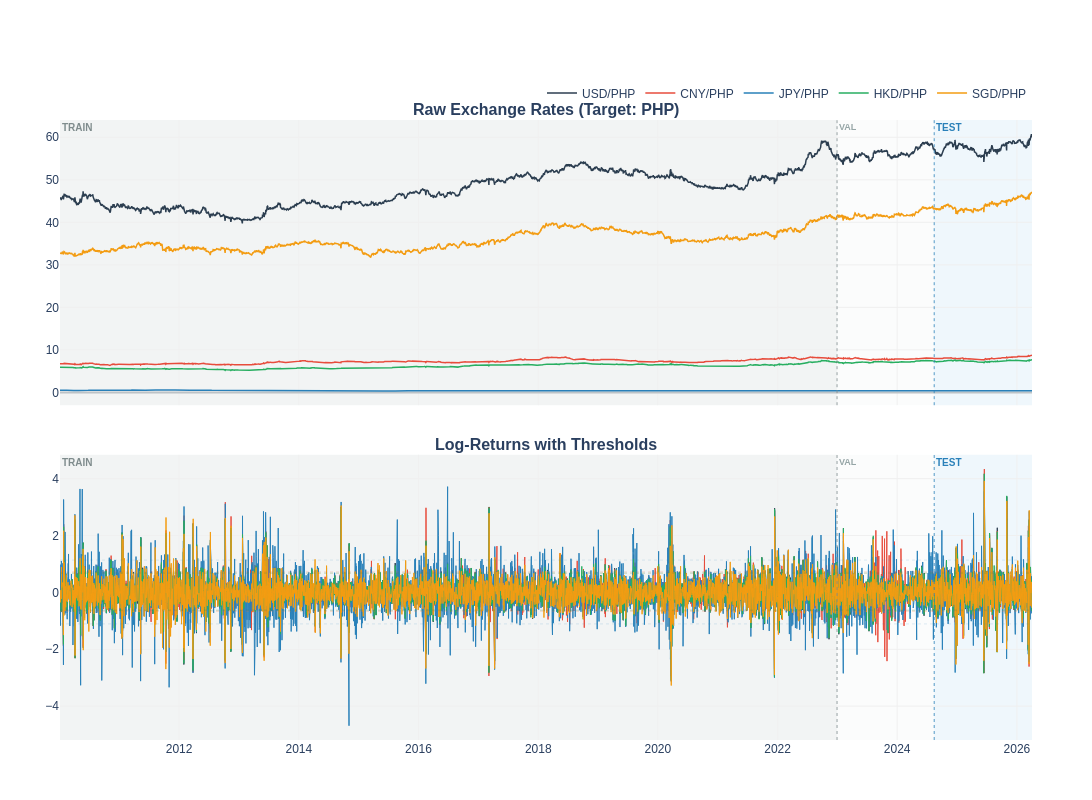

The notebook cell this image was saved under:
### Markdown cell above
### **I don't want to play with ts anymore**

### Code cell
df_plot = df_train.copy()
# 2. Extract pairs and return columns
price_cols = [c for c in df_plot.columns if not c.endswith("_RET")]
ret_cols = [c for c in df_plot.columns if c.endswith("_RET")]
labels = [f"{c[:3]}/{c[3:6]}" for c in ret_cols]
# 3. Setup Figure (2 rows, 1 column)
fig = make_subplots(
    rows=2,
    cols=1,
    shared_xaxes=True,
    vertical_spacing=0.08,
    subplot_titles=(
        f"<b>Raw Exchange Rates (Target: {active_target})</b>",
        "<b>Log-Returns with Thresholds</b>",
    ),
)
# Color palette for consistency across subplots
colors = ["#2c3e50", "#e74c3c", "#2980b9", "#27ae60", "#f39c12", "#8e44ad"]
# 4. Add Traces
for i, (p_col, r_col, label) in enumerate(zip(price_cols, ret_cols, labels)):
    color = colors[i % len(colors)]

    # Subplot 1: Raw Prices
    fig.add_trace(
        go.Scatter(
            x=df_plot.index,
            y=df_plot[p_col],
            name=label,
            line=dict(width=1.5, color=color),
            legendgroup=label,
            showlegend=True,
        ),
        row=1,
        col=1,
    )

    # Subplot 2: Log Returns
    fig.add_trace(
        go.Scatter(
            x=df_plot.index,
            y=df_plot[r_col],
            name=label,
            line=dict(width=1, color=color),
            legendgroup=label,
            showlegend=False,
        ),
        row=2,
        col=1,
    )

    # Optional: Add mean/quantile reference lines for the returns?
    # We will add them globally or per series if requested.
    # For now, let's calculate global 5/95% across the entire series to show tail risks
    q_low, q_high = df_plot[r_col].quantile([0.05, 0.95])

    # Add horizontal quantile markers (Subtle dashed lines)
    # We add these only to the second subplot
    fig.add_hline(
        y=q_low,
        line=dict(color=color, width=0.5, dash="dot"),
        opacity=0.3,
        row=2,
        col=1,
    )
    fig.add_hline(
        y=q_high,
        line=dict(color=color, width=0.5, dash="dot"),
        opacity=0.3,
        row=2,
        col=1,
    )
# 5. Add Subtle Background Shading for Splits
# Retrieve split dates from config if they exist
# For example: test_start = pd.to_datetime(config["splits"]["test_start"])
# Here we add a placeholder shading logic:
try:
    # 1. Retrieve Ratios from config['data']
    train_ratio = config["data"].get("train_ratio", 0.8)
    val_ratio = config["data"].get("val_ratio", 0.1)

    # 2. Calculate indices based on dataframe length
    N = len(df_plot)
    train_split_idx = int(N * train_ratio)
    test_split_idx = int(N * (train_ratio + val_ratio))

    # 3. Get exact timestamps from the index
    train_end = df_plot.index[train_split_idx]
    test_start = (
        df_plot.index[test_split_idx] if test_split_idx < N else df_plot.index[-1]
    )

    # --- Shading A: Training Zone ---
    fig.add_vrect(
        x0=df_plot.index[0],
        x1=train_end,
        fillcolor="#95a5a6",
        opacity=0.12,
        layer="below",
        line_width=0,
        annotation_text="<b>TRAIN</b>",
        annotation_position="top left",
        annotation_font=dict(size=10, color="#7f8c8d"),
        row="all",
        col=1,
    )

    # --- Shading B: Validation Zone (Slightly different tint) ---
    fig.add_vrect(
        x0=train_end,
        x1=test_start,
        fillcolor="#bdc3c7",
        opacity=0.06,
        layer="below",
        line_width=0,
        annotation_text="<b>VAL</b>",
        annotation_position="top left",
        annotation_font=dict(size=9, color="#95a5a6"),
        row="all",
        col=1,
    )
    # --- Shading C: Test Zone ---
    fig.add_vrect(
        x0=test_start,
        x1=df_plot.index[-1],
        fillcolor="#3498db",
        opacity=0.08,
        layer="below",
        line_width=0,
        annotation_text="<b>TEST</b>",
        annotation_position="top left",
        annotation_font=dict(size=10, color="#2980b9"),
        row="all",
        col=1,
    )

    # Vertical boundary markers
    fig.add_vline(
        x=train_end, line_width=1, line_dash="dot", line_color="#7f8c8d", opacity=0.8
    )
    fig.add_vline(
        x=test_start, line_width=1, line_dash="dot", line_color="#2980b9", opacity=0.8
    )
except Exception as e:
    print(
        f"Shading failed: Ensure df_plot index is datetime and config['data'] ratios exist. Error: {e}"
    )
# 6. Final Polish & Aesthetics
fig.update_layout(
    template="plotly_white",
    height=800,
    width=1200,
    hovermode="x unified",
    legend=dict(orientation="h", yanchor="bottom", y=1.02, xanchor="right", x=1),
    font=dict(family="Arial, sans-serif", size=12),
    margin=dict(l=60, r=60, t=120, b=60),
)
fig.update_xaxes(showgrid=True, gridcolor="#f0f0f0")
fig.update_yaxes(showgrid=True, gridcolor="#f0f0f0", zerolinecolor="#bdc3c7")
fig.show()

### Figure 1 — Plotly figure (JSON) as saved in the notebook; plotly's stock layout.template omitted (floating-point values rounded to 4 significant figures; data arrays with more than 128 entries replaced by an {"elided": "..."} marker saying what was removed)
{"data": [{"legendgroup": "USD/PHP", "line": {"color": "#2c3e50", "width": 1.5}, "name": "USD/PHP", "showlegend": true, "type": "scatter", "x": {"elided": "4230 str values"}, "xaxis": "x", "y": {"elided": "4230 float values"}, "yaxis": "y"}, {"legendgroup": "USD/PHP", "line": {"color": "#2c3e50", "width": 1}, "name": "USD/PHP", "showlegend": false, "type": "scatter", "x": {"elided": "4230 str values"}, "xaxis": "x2", "y": {"elided": "4230 float values"}, "yaxis": "y2"}, {"legendgroup": "CNY/PHP", "line": {"color": "#e74c3c", "width": 1.5}, "name": "CNY/PHP", "showlegend": true, "type": "scatter", "x": {"elided": "4230 str values"}, "xaxis": "x", "y": {"elided": "4230 float values"}, "yaxis": "y"}, {"legendgroup": "CNY/PHP", "line": {"color": "#e74c3c", "width": 1}, "name": "CNY/PHP", "showlegend": false, "type": "scatter", "x": {"elided": "4230 str values"}, "xaxis": "x2", "y": {"elided": "4230 float values"}, "yaxis": "y2"}, {"legendgroup": "JPY/PHP", "line": {"color": "#2980b9", "width": 1.5}, "name": "JPY/PHP", "showlegend": true, "type": "scatter", "x": {"elided": "4230 str values"}, "xaxis": "x", "y": {"elided": "4230 float values"}, "yaxis": "y"}, {"legendgroup": "JPY/PHP", "line": {"color": "#2980b9", "width": 1}, "name": "JPY/PHP", "showlegend": false, "type": "scatter", "x": {"elided": "4230 str values"}, "xaxis": "x2", "y": {"elided": "4230 float values"}, "yaxis": "y2"}, {"legendgroup": "HKD/PHP", "line": {"color": "#27ae60", "width": 1.5}, "name": "HKD/PHP", "showlegend": true, "type": "scatter", "x": {"elided": "4230 str values"}, "xaxis": "x", "y": {"elided": "4230 float values"}, "yaxis": "y"}, {"legendgroup": "HKD/PHP", "line": {"color": "#27ae60", "width": 1}, "name": "HKD/PHP", "showlegend": false, "type": "scatter", "x": {"elided": "4230 str values"}, "xaxis": "x2", "y": {"elided": "4230 float values"}, "yaxis": "y2"}, {"legendgroup": "SGD/PHP", "line": {"color": "#f39c12", "width": 1.5}, "name": "SGD/PHP", "showlegend": true, "type": "scatter", "x": {"elided": "4230 str values"}, "xaxis": "x", "y": {"elided": "4230 float values"}, "yaxis": "y"}, {"legendgroup": "SGD/PHP", "line": {"color": "#f39c12", "width": 1}, "name": "SGD/PHP", "showlegend": false, "type": "scatter", "x": {"elided": "4230 str values"}, "xaxis": "x2", "y": {"elided": "4230 float values"}, "yaxis": "y2"}], "layout": {"annotations": [{"font": {"size": 16}, "showarrow": false, "text": "<b>Raw Exchange Rates (Target: PHP)</b>", "x": 0.5, "xanchor": "center", "xref": "paper", "y": 1, "yanchor": "bottom", "yref": "paper"}, {"font": {"size": 16}, "showarrow": false, "text": "<b>Log-Returns with Thresholds</b>", "x": 0.5, "xanchor": "center", "xref": "paper", "y": 0.46, "yanchor": "bottom", "yref": "paper"}, {"font": {"color": "#7f8c8d", "size": 10}, "showarrow": false, "text": "<b>TRAIN</b>", "x": "2010-01-04T00:00:00", "xanchor": "left", "xref": "x", "y": 1, "yanchor": "top", "yref": "y domain"}, {"font": {"color": "#7f8c8d", "size": 10}, "showarrow": false, "text": "<b>TRAIN</b>", "x": "2010-01-04T00:00:00", "xanchor": "left", "xref": "x2", "y": 1, "yanchor": "top", "yref": "y2 domain"}, {"font": {"color": "#95a5a6", "size": 9}, "showarrow": false, "text": "<b>VAL</b>", "x": "2022-12-30T00:00:00", "xanchor": "left", "xref": "x", "y": 1, "yanchor": "top", "yref": "y domain"}, {"font": {"color": "#95a5a6", "size": 9}, "showarrow": false, "text": "<b>VAL</b>", "x": "2022-12-30T00:00:00", "xanchor": "left", "xref": "x2", "y": 1, "yanchor": "top", "yref": "y2 domain"}, {"font": {"color": "#2980b9", "size": 10}, "showarrow": false, "text": "<b>TEST</b>", "x": "2024-08-14T00:00:00", "xanchor": "left", "xref": "x", "y": 1, "yanchor": "top", "yref": "y domain"}, {"font": {"color": "#2980b9", "size": 10}, "showarrow": false, "text": "<b>TEST</b>", "x": "2024-08-14T00:00:00", "xanchor": "left", "xref": "x2", "y": 1, "yanchor": "top", "yref": "y2 domain"}], "font": {"family": "Arial, sans-serif", "size": 12}, "height": 800, "hovermode": "x unified", "legend": {"orientation": "h", "x": 1, "xanchor": "right", "y": 1.02, "yanchor": "bottom"}, "margin": {"b": 60, "l": 60, "r": 60, "t": 120}, "shapes": [{"line": {"color": "#2c3e50", "dash": "dot", "width": 0.5}, "opacity": 0.3, "type": "line", "x0": 0, "x1": 1, "xref": "x2 domain", "y0": -0.626, "y1": -0.626, "yref": "y2"}, {"line": {"color": "#2c3e50", "dash": "dot", "width": 0.5}, "opacity": 0.3, "type": "line", "x0": 0, "x1": 1, "xref": "x2 domain", "y0": 0.6832, "y1": 0.6832, "yref": "y2"}, {"line": {"color": "#e74c3c", "dash": "dot", "width": 0.5}, "opacity": 0.3, "type": "line", "x0": 0, "x1": 1, "xref": "x2 domain", "y0": -0.6776, "y1": -0.6776, "yref": "y2"}, {"line": {"color": "#e74c3c", "dash": "dot", "width": 0.5}, "opacity": 0.3, "type": "line", "x0": 0, "x1": 1, "xref": "x2 domain", "y0": 0.7303, "y1": 0.7303, "yref": "y2"}, {"line": {"color": "#2980b9", "dash": "dot", "width": 0.5}, "opacity": 0.3, "type": "line", "x0": 0, "x1": 1, "xref": "x2 domain", "y0": -1.108, "y1": -1.108, "yref": "y2"}, {"line": {"color": "#2980b9", "dash": "dot", "width": 0.5}, "opacity": 0.3, "type": "line", "x0": 0, "x1": 1, "xref": "x2 domain", "y0": 1.137, "y1": 1.137, "yref": "y2"}, {"line": {"color": "#27ae60", "dash": "dot", "width": 0.5}, "opacity": 0.3, "type": "line", "x0": 0, "x1": 1, "xref": "x2 domain", "y0": -0.6251, "y1": -0.6251, "yref": "y2"}, {"line": {"color": "#27ae60", "dash": "dot", "width": 0.5}, "opacity": 0.3, "type": "line", "x0": 0, "x1": 1, "xref": "x2 domain", "y0": 0.6766, "y1": 0.6766, "yref": "y2"}, {"line": {"color": "#f39c12", "dash": "dot", "width": 0.5}, "opacity": 0.3, "type": "line", "x0": 0, "x1": 1, "xref": "x2 domain", "y0": -0.6539, "y1": -0.6539, "yref": "y2"}, {"line": {"color": "#f39c12", "dash": "dot", "width": 0.5}, "opacity": 0.3, "type": "line", "x0": 0, "x1": 1, "xref": "x2 domain", "y0": 0.6818, "y1": 0.6818, "yref": "y2"}, {"fillcolor": "#95a5a6", "layer": "below", "line": {"width": 0}, "opacity": 0.12, "type": "rect", "x0": "2010-01-04T00:00:00", "x1": "2022-12-30T00:00:00", "xref": "x", "y0": 0, "y1": 1, "yref": "y domain"}, {"fillcolor": "#95a5a6", "layer": "below", "line": {"width": 0}, "opacity": 0.12, "type": "rect", "x0": "2010-01-04T00:00:00", "x1": "2022-12-30T00:00:00", "xref": "x2", "y0": 0, "y1": 1, "yref": "y2 domain"}, {"fillcolor": "#bdc3c7", "layer": "below", "line": {"width": 0}, "opacity": 0.06, "type": "rect", "x0": "2022-12-30T00:00:00", "x1": "2024-08-14T00:00:00", "xref": "x", "y0": 0, "y1": 1, "yref": "y domain"}, {"fillcolor": "#bdc3c7", "layer": "below", "line": {"width": 0}, "opacity": 0.06, "type": "rect", "x0": "2022-12-30T00:00:00", "x1": "2024-08-14T00:00:00", "xref": "x2", "y0": 0, "y1": 1, "yref": "y2 domain"}, {"fillcolor": "#3498db", "layer": "below", "line": {"width": 0}, "opacity": 0.08, "type": "rect", "x0": "2024-08-14T00:00:00", "x1": "2026-04-03T00:00:00", "xref": "x", "y0": 0, "y1": 1, "yref": "y domain"}, {"fillcolor": "#3498db", "layer": "below", "line": {"width": 0}, "opacity": 0.08, "type": "rect", "x0": "2024-08-14T00:00:00", "x1": "2026-04-03T00:00:00", "xref": "x2", "y0": 0, "y1": 1, "yref": "y2 domain"}, {"line": {"color": "#7f8c8d", "dash": "dot", "width": 1}, "opacity": 0.8, "type": "line", "x0": "2022-12-30T00:00:00", "x1": "2022-12-30T00:00:00", "xref": "x", "y0": 0, "y1": 1, "yref": "y domain"}, {"line": {"color": "#7f8c8d", "dash": "dot", "width": 1}, "opacity": 0.8, "type": "line", "x0": "2022-12-30T00:00:00", "x1": "2022-12-30T00:00:00", "xref": "x2", "y0": 0, "y1": 1, "yref": "y2 domain"}, {"line": {"color": "#2980b9", "dash": "dot", "width": 1}, "opacity": 0.8, "type": "line", "x0": "2024-08-14T00:00:00", "x1": "2024-08-14T00:00:00", "xref": "x", "y0": 0, "y1": 1, "yref": "y domain"}, {"line": {"color": "#2980b9", "dash": "dot", "width": 1}, "opacity": 0.8, "type": "line", "x0": "2024-08-14T00:00:00", "x1": "2024-08-14T00:00:00", "xref": "x2", "y0": 0, "y1": 1, "yref": "y2 domain"}], "width": 1200, "xaxis": {"anchor": "y", "domain": [0, 1], "gridcolor": "#f0f0f0", "matches": "x2", "showgrid": true, "showticklabels": false}, "xaxis2": {"anchor": "y2", "domain": [0, 1], "gridcolor": "#f0f0f0", "showgrid": true}, "yaxis": {"anchor": "x", "domain": [0.54, 1], "gridcolor": "#f0f0f0", "showgrid": true, "zerolinecolor": "#bdc3c7"}, "yaxis2": {"anchor": "x2", "domain": [0, 0.46], "gridcolor": "#f0f0f0", "showgrid": true, "zerolinecolor": "#bdc3c7"}}}
